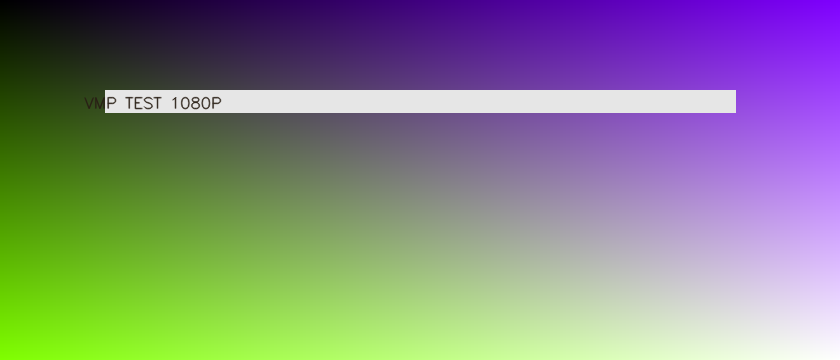
#> input picture tests/golden_v046/core/architecture/wide_scene.png, 840 x 360 px
$ python -i phase3_decision_v046.py   (imports and definitions only)   (older library calls are emulated)
#> lines starting #> are read from the running program, lines starting #| are printed output that depends on the picture
### engine/rulebook.py
from pathlib import Path
import sys


def get_project_root() -> Path:
    if getattr(sys, "frozen", False) and hasattr(sys, "_MEIPASS"):
        return Path(sys._MEIPASS)
    return Path(__file__).resolve().parents[1]


PROJECT_ROOT = get_project_root()


# [18 lines left out: function _parse_scalar, not called in this run]


def _line_indent(line: str) -> int:
    return len(line) - len(line.lstrip(" "))


# [82 lines left out: functions _clean_lines, _parse_block, load_yaml_like, load_rule_pack, not called in this run]

### tests/phase3_decision_v046.py
from __future__ import annotations

import csv
import json
import shutil
import sys
import time
import traceback
from hashlib import sha256
from pathlib import Path
from typing import Any

import cv2
import numpy as np
from PIL import Image


PROJECT_ROOT = Path(__file__).resolve().parents[1]
if str(PROJECT_ROOT) not in sys.path:
    sys.path.insert(0, str(PROJECT_ROOT))

from engine.pipeline import process_v046_delivery  # noqa: E402


GOLDEN_ROOT = PROJECT_ROOT / "tests" / "golden_v046"
MANIFEST_PATH = GOLDEN_ROOT / "manifest.json"
PHASE2_ROOT = PROJECT_ROOT / "tests" / "results" / "v046_phase2_round2_golden_regression" / "phase2_round2"
RESULT_ROOT = PROJECT_ROOT / "tests" / "results" / "v046_phase3_round1_decision"

DECISION_SAMPLE_IDS = [
    "smoke_text_poster_cn_small_legacy",
    "smoke_transparent_png_legacy",
    "smoke_original_unprocessed_jpg",
    "smoke_portrait_ready",
    "smoke_architecture_low",
    "synthetic_fine_line_table",
]


# [6 lines left out: function file_sha256, not called in this run]


def mode_for(sample: dict[str, Any]) -> str:
    return "text_safe" if sample.get("image_type_expected") == "text_poster" else "fidelity"


# [16 lines left out: functions output_format_for, image_alpha_info, not called in this run]


def strongest_edge_crop_box(path: Path, crop_w: int = 360, crop_h: int = 240) -> tuple[int, int, int, int]:
#> called with crop_w = 360, crop_h = 240
    with Image.open(path) as image:
#> image is the input picture: PIL image 840x360 RGB; mean R, G, B 132.8, 134.4, 131.7
        rgb = image.convert("RGB")
        width, height = rgb.size
#> width = 840; height = 360
        crop_w = min(crop_w, width)
#> crop_w = 360
        crop_h = min(crop_h, height)
#> crop_h = 240
        gray = cv2.cvtColor(np.array(rgb), cv2.COLOR_RGB2GRAY)
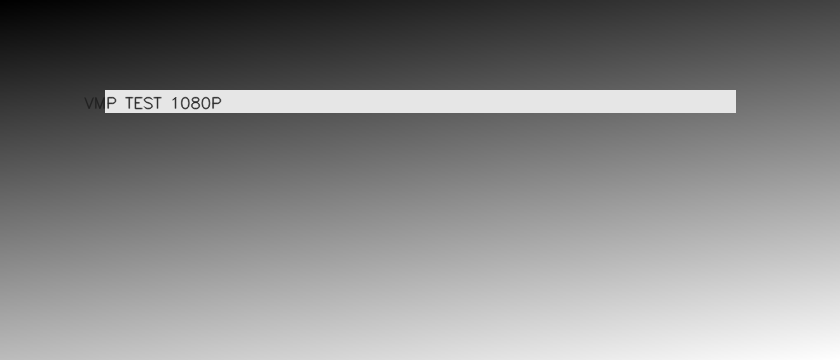
#> gray: shape (360, 840); min 0, max 255, mean 133.6
    grad_x = cv2.Sobel(gray, cv2.CV_32F, 1, 0, ksize=3)
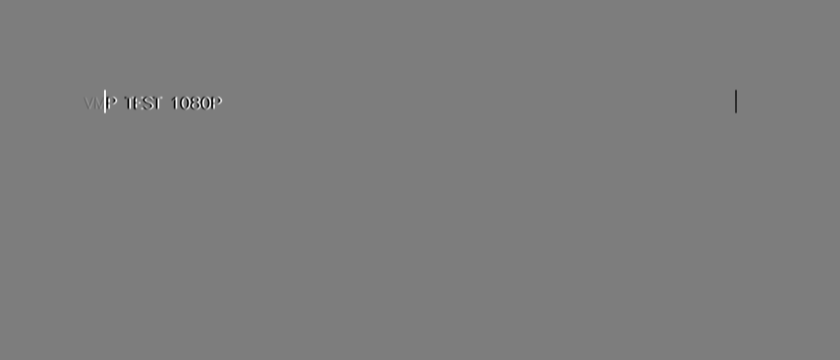
#> grad_x: shape (360, 840) float32; min -742, max 769, mean 0.6; drawn with min black and max white
    grad_y = cv2.Sobel(gray, cv2.CV_32F, 0, 1, ksize=3)
    grad = cv2.magnitude(grad_x, grad_y)
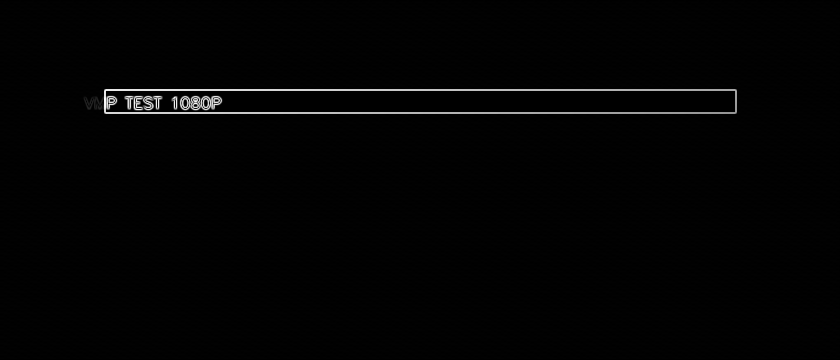
#> grad: shape (360, 840) float32; min 0, max 769, mean 10.8; drawn with min black and max white
    pooled = cv2.blur(grad, (max(8, crop_w // 6), max(8, crop_h // 6)))
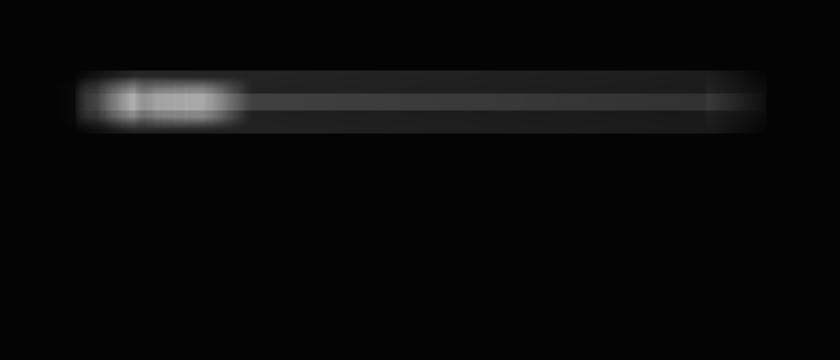
#> pooled: shape (360, 840) float32; min 4.12, max 174.9, mean 10.8
    y, x = np.unravel_index(int(np.argmax(pooled)), pooled.shape)
#> y = 97; x = 134
    left = max(0, min(width - crop_w, int(x - crop_w / 2)))
#> left = 0
    top = max(0, min(height - crop_h, int(y - crop_h / 2)))
#> top = 0
    return left, top, left + crop_w, top + crop_h


def save_crop(source: Path, target: Path, box: tuple[int, int, int, int]) -> None:
    with Image.open(source) as image:
        image.crop(box).save(target)


# [172 lines left out: functions copy_phase2, summarize_payload, run_sample, write_summary, main, not called in this run]


# [2 lines not run here, left out]

>>> result = strongest_edge_crop_box('golden_v046/core/architecture/wide_scene.png')
#> result = (0, 0, 360, 240)
